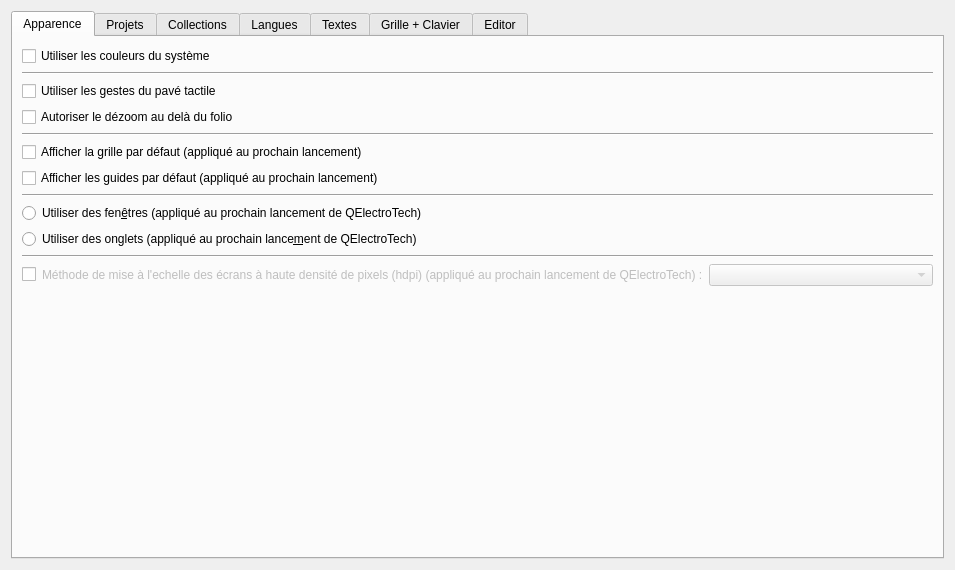
<?xml version="1.0" encoding="UTF-8"?>
<ui version="4.0">
 <class>GeneralConfigurationPage</class>
 <widget class="QWidget" name="GeneralConfigurationPage">
  <property name="geometry">
   <rect>
    <x>0</x>
    <y>0</y>
    <width>955</width>
    <height>570</height>
   </rect>
  </property>
  <property name="windowTitle">
   <string>Form</string>
  </property>
  <layout class="QVBoxLayout" name="verticalLayout_6">
   <item>
    <widget class="QTabWidget" name="tabWidget">
     <property name="currentIndex">
      <number>0</number>
     </property>
     <widget class="QWidget" name="tab_3">
      <attribute name="title">
       <string>Apparence</string>
      </attribute>
      <layout class="QVBoxLayout" name="verticalLayout">
       <item>
        <widget class="QCheckBox" name="m_use_system_color_cb">
         <property name="text">
          <string>Utiliser les couleurs du système</string>
         </property>
        </widget>
       </item>
       <item>
        <widget class="Line" name="line">
         <property name="orientation">
          <enum>Qt::Horizontal</enum>
         </property>
        </widget>
       </item>
       <item>
        <widget class="QCheckBox" name="m_use_gesture_trackpad">
         <property name="text">
          <string>Utiliser les gestes du pavé tactile</string>
         </property>
        </widget>
       </item>
       <item>
        <widget class="QCheckBox" name="m_zoom_out_beyond_folio">
         <property name="text">
          <string>Autoriser le dézoom au delà du folio</string>
         </property>
        </widget>
       </item>
       <item>
        <widget class="Line" name="line_2">
         <property name="orientation">
          <enum>Qt::Horizontal</enum>
         </property>
        </widget>
       </item>
       <item>
        <widget class="QCheckBox" name="grid_startup_cb">
         <property name="text">
          <string>Afficher la grille par défaut (appliqué au prochain lancement)</string>
         </property>
        </widget>
       </item>
       <item>
        <widget class="QCheckBox" name="guides_startup_cb">
         <property name="text">
          <string>Afficher les guides par défaut (appliqué au prochain lancement)</string>
         </property>
        </widget>
       </item>
       <item>
        <widget class="Line" name="line_5">
         <property name="orientation">
          <enum>Qt::Horizontal</enum>
         </property>
        </widget>
       </item>
       <item>
        <widget class="QRadioButton" name="m_use_windows_mode_rb">
         <property name="text">
          <string>Utiliser des fen&amp;êtres (appliqué au prochain lancement de QElectroTech)</string>
         </property>
        </widget>
       </item>
       <item>
        <widget class="QRadioButton" name="m_use_tab_mode_rb">
         <property name="text">
          <string>Utiliser des onglets (appliqué au prochain lance&amp;ment de QElectroTech)</string>
         </property>
        </widget>
       </item>
       <item>
        <widget class="Line" name="line_4">
         <property name="orientation">
          <enum>Qt::Horizontal</enum>
         </property>
        </widget>
       </item>
       <item>
        <widget class="QWidget" name="m_hdpi_round_policy_widget" native="true">
         <layout class="QHBoxLayout" name="horizontalLayout" stretch="0,0,1">
          <property name="leftMargin">
           <number>0</number>
          </property>
          <property name="topMargin">
           <number>0</number>
          </property>
          <property name="rightMargin">
           <number>0</number>
          </property>
          <property name="bottomMargin">
           <number>0</number>
          </property>
          <item>
           <widget class="QCheckBox" name="m_hdpi_round_cb">
            <property name="text">
             <string/>
            </property>
           </widget>
          </item>
          <item>
           <widget class="QLabel" name="m_hdpi_round_label">
            <property name="enabled">
             <bool>false</bool>
            </property>
            <property name="text">
             <string>Méthode de mise à l'echelle des écrans à haute densité de pixels (hdpi) (appliqué au prochain lancement de QElectroTech) :</string>
            </property>
           </widget>
          </item>
          <item>
           <widget class="QComboBox" name="m_hdpi_round_policy_cb">
            <property name="enabled">
             <bool>false</bool>
            </property>
           </widget>
          </item>
         </layout>
        </widget>
       </item>
       <item>
        <spacer name="verticalSpacer">
         <property name="orientation">
          <enum>Qt::Vertical</enum>
         </property>
         <property name="sizeHint" stdset="0">
          <size>
           <width>20</width>
           <height>40</height>
          </size>
         </property>
        </spacer>
       </item>
      </layout>
     </widget>
     <widget class="QWidget" name="tab_4">
      <attribute name="title">
       <string>Projets</string>
      </attribute>
      <layout class="QGridLayout" name="gridLayout_2">
       <item row="1" column="0">
        <widget class="QCheckBox" name="m_use_folio_label">
         <property name="text">
          <string>Utiliser les numéros de folio à la place de leur position dans le projet</string>
         </property>
        </widget>
       </item>
       <item row="3" column="0">
        <widget class="QLabel" name="label">
         <property name="text">
          <string>Sauvegarde automatique des projets (appliqué au prochain lancement de QElectroTech)</string>
         </property>
        </widget>
       </item>
       <item row="3" column="2">
        <widget class="QSpinBox" name="m_autosave_sb">
         <property name="frame">
          <bool>true</bool>
         </property>
         <property name="specialValueText">
          <string>Désactivé</string>
         </property>
         <property name="accelerated">
          <bool>true</bool>
         </property>
         <property name="suffix">
          <string comment="minute"> min</string>
         </property>
         <property name="maximum">
          <number>200</number>
         </property>
         <property name="singleStep">
          <number>10</number>
         </property>
        </widget>
       </item>
       <item row="0" column="0">
        <widget class="QCheckBox" name="m_save_label_paste">
         <property name="text">
          <string>Ne pas conserver les labels des éléments lors des copier coller</string>
         </property>
        </widget>
       </item>
       <item row="4" column="0">
        <spacer name="verticalSpacer_2">
         <property name="orientation">
          <enum>Qt::Vertical</enum>
         </property>
         <property name="sizeHint" stdset="0">
          <size>
           <width>20</width>
           <height>40</height>
          </size>
         </property>
        </spacer>
       </item>
       <item row="3" column="1">
        <spacer name="horizontalSpacer">
         <property name="orientation">
          <enum>Qt::Horizontal</enum>
         </property>
         <property name="sizeHint" stdset="0">
          <size>
           <width>40</width>
           <height>20</height>
          </size>
         </property>
        </spacer>
       </item>
       <item row="2" column="0">
        <widget class="QCheckBox" name="m_border_0">
         <property name="text">
          <string extracomment="Choix de l'increment de depart 1 ou 0">Numéroter les colonnes de cartouche à partir de 0 (1 sinon)</string>
         </property>
        </widget>
       </item>
      </layout>
     </widget>
     <widget class="QWidget" name="tab_5">
      <attribute name="title">
       <string>Collections</string>
      </attribute>
      <layout class="QVBoxLayout" name="verticalLayout_2">
       <item>
        <widget class="QGroupBox" name="groupBox_5">
         <property name="title">
          <string>Accès aux collections</string>
         </property>
         <property name="alignment">
          <set>Qt::AlignLeading|Qt::AlignLeft|Qt::AlignTop</set>
         </property>
         <property name="flat">
          <bool>false</bool>
         </property>
         <layout class="QGridLayout" name="gridLayout">
          <item row="1" column="0">
           <widget class="QLabel" name="label_7">
            <property name="text">
             <string>Répertoire de la collection commune</string>
            </property>
           </widget>
          </item>
          <item row="1" column="1">
           <widget class="QComboBox" name="m_common_elmt_path_cb">
            <item>
             <property name="text">
              <string>Par defaut</string>
             </property>
            </item>
            <item>
             <property name="text">
              <string>Parcourir...</string>
             </property>
            </item>
           </widget>
          </item>
          <item row="2" column="0">
           <widget class="QLabel" name="label_16">
            <property name="text">
             <string>Répertoire de la collection company</string>
            </property>
           </widget>
          </item>
          <item row="2" column="1">
           <widget class="QComboBox" name="m_company_elmt_path_cb">
            <item>
             <property name="text">
              <string>Par defaut</string>
             </property>
            </item>
            <item>
             <property name="text">
              <string>Parcourir...</string>
             </property>
            </item>
           </widget>
          </item>
          <item row="3" column="0">
           <widget class="QLabel" name="label_17">
            <property name="text">
             <string>Répertoire des cartouches company</string>
            </property>
           </widget>
          </item>
          <item row="3" column="1">
           <widget class="QComboBox" name="m_company_tbt_path_cb">
            <item>
             <property name="text">
              <string>Par defaut</string>
             </property>
            </item>
            <item>
             <property name="text">
              <string>Parcourir...</string>
             </property>
            </item>
           </widget>
          </item>
          <item row="4" column="0">
           <widget class="QLabel" name="label_8">
            <property name="text">
             <string>Répertoire de la collection utilisateur</string>
            </property>
           </widget>
          </item>
          <item row="4" column="1">
           <widget class="QComboBox" name="m_custom_elmt_path_cb">
            <item>
             <property name="text">
              <string>Par defaut</string>
             </property>
            </item>
            <item>
             <property name="text">
              <string>Parcourir...</string>
             </property>
            </item>
           </widget>
          </item>
          <item row="5" column="0">
           <widget class="QLabel" name="label_10">
            <property name="text">
             <string>Répertoire des cartouches utilisateur</string>
            </property>
           </widget>
          </item>
          <item row="5" column="1">
           <widget class="QComboBox" name="m_custom_tbt_path_cb">
            <item>
             <property name="text">
              <string>Par defaut</string>
             </property>
            </item>
            <item>
             <property name="text">
              <string>Parcourir...</string>
             </property>
            </item>
           </widget>
          </item>
          <item row="6" column="1">
           <widget class="QLabel" name="label_9">
            <property name="text">
             <string>(Recharger les collections d'éléments pour appliquer les changements)</string>
            </property>
           </widget>
          </item>
          <item row="7" column="0">
           <widget class="QLabel" name="label_23">
            <property name="text">
             <string>Répertoire des Macros utilisateur</string>
            </property>
           </widget>
          </item>
          <item row="7" column="1">
           <widget class="QComboBox" name="m_user_macros_path_cb">
            <item>
             <property name="text">
              <string>Par defaut</string>
             </property>
            </item>
            <item>
             <property name="text">
              <string>Parcourir...</string>
             </property>
            </item>
           </widget>
          </item>
         </layout>
        </widget>
       </item>
       <item>
        <widget class="QGroupBox" name="groupBox_3">
         <property name="title">
          <string>Gestion des éléments</string>
         </property>
         <property name="alignment">
          <set>Qt::AlignLeading|Qt::AlignLeft|Qt::AlignTop</set>
         </property>
         <layout class="QVBoxLayout" name="verticalLayout_4">
          <item>
           <widget class="QCheckBox" name="m_highlight_integrated_elements">
            <property name="text">
             <string>Mettre en valeur dans le panel les éléments fraîchement intégrés</string>
            </property>
           </widget>
          </item>
          <item>
           <widget class="QLabel" name="label_4">
            <property name="text">
             <string>Chaque élément embarque des informations sur ses auteurs, sa licence, ou tout autre renseignement que vous jugerez utile dans un champ libre.
Vous pouvez spécifier ici la valeur par défaut de ce champ pour les éléments que vous créerez :</string>
            </property>
            <property name="scaledContents">
             <bool>false</bool>
            </property>
            <property name="wordWrap">
             <bool>true</bool>
            </property>
           </widget>
          </item>
          <item>
           <widget class="QTextEdit" name="m_default_elements_info">
            <property name="minimumSize">
             <size>
              <width>0</width>
              <height>50</height>
             </size>
            </property>
           </widget>
          </item>
         </layout>
        </widget>
       </item>
      </layout>
     </widget>
     <widget class="QWidget" name="tab_6">
      <attribute name="title">
       <string>Langues</string>
      </attribute>
      <layout class="QGridLayout" name="gridLayout_3">
       <item row="0" column="0">
        <widget class="QComboBox" name="m_lang_cb"/>
       </item>
       <item row="0" column="1">
        <widget class="QLabel" name="label_6">
         <property name="text">
          <string>Appliqué au prochain lancement de QElectroTech</string>
         </property>
        </widget>
       </item>
       <item row="1" column="0">
        <spacer name="verticalSpacer_3">
         <property name="orientation">
          <enum>Qt::Vertical</enum>
         </property>
         <property name="sizeHint" stdset="0">
          <size>
           <width>20</width>
           <height>421</height>
          </size>
         </property>
        </spacer>
       </item>
       <item row="0" column="2">
        <spacer name="horizontalSpacer_2">
         <property name="orientation">
          <enum>Qt::Horizontal</enum>
         </property>
         <property name="sizeHint" stdset="0">
          <size>
           <width>40</width>
           <height>20</height>
          </size>
         </property>
        </spacer>
       </item>
      </layout>
     </widget>
     <widget class="QWidget" name="tab">
      <attribute name="title">
       <string>Textes</string>
      </attribute>
      <layout class="QVBoxLayout" name="verticalLayout_3">
       <item>
        <widget class="QLabel" name="label_15">
         <property name="text">
          <string>Vous pouvez définir ici l'apparence par defaut des differents textes de QElectroTech</string>
         </property>
        </widget>
       </item>
       <item>
        <widget class="Line" name="line_3">
         <property name="orientation">
          <enum>Qt::Horizontal</enum>
         </property>
        </widget>
       </item>
       <item>
        <widget class="QGroupBox" name="groupBox_6">
         <property name="title">
          <string>Textes d'éléments</string>
         </property>
         <layout class="QGridLayout" name="gridLayout_4">
          <item row="2" column="2">
           <widget class="QSpinBox" name="m_dyn_text_width_sb">
            <property name="minimum">
             <number>-1</number>
            </property>
           </widget>
          </item>
          <item row="0" column="0">
           <widget class="QLabel" name="label_12">
            <property name="text">
             <string>Police :</string>
            </property>
           </widget>
          </item>
          <item row="1" column="2">
           <widget class="QSpinBox" name="m_dyn_text_rotation_sb">
            <property name="wrapping">
             <bool>true</bool>
            </property>
            <property name="suffix">
             <string>°</string>
            </property>
            <property name="maximum">
             <number>360</number>
            </property>
           </widget>
          </item>
          <item row="2" column="0">
           <widget class="QLabel" name="label_5">
            <property name="text">
             <string>Longueur :</string>
            </property>
           </widget>
          </item>
          <item row="0" column="2">
           <widget class="QPushButton" name="m_dyn_text_font_pb"/>
          </item>
          <item row="1" column="0">
           <widget class="QLabel" name="label_11">
            <property name="text">
             <string>Rotation :</string>
            </property>
           </widget>
          </item>
          <item row="0" column="1">
           <spacer name="horizontalSpacer_3">
            <property name="orientation">
             <enum>Qt::Horizontal</enum>
            </property>
            <property name="sizeHint" stdset="0">
             <size>
              <width>40</width>
              <height>20</height>
             </size>
            </property>
           </spacer>
          </item>
         </layout>
        </widget>
       </item>
       <item>
        <widget class="QGroupBox" name="groupBox_7">
         <property name="title">
          <string>Textes indépendants</string>
         </property>
         <layout class="QGridLayout" name="gridLayout_7">
          <item row="1" column="0">
           <widget class="QLabel" name="label_14">
            <property name="text">
             <string>Rotation :</string>
            </property>
           </widget>
          </item>
          <item row="0" column="0">
           <widget class="QLabel" name="label_13">
            <property name="text">
             <string>Police :</string>
            </property>
           </widget>
          </item>
          <item row="1" column="2">
           <widget class="QSpinBox" name="m_indi_text_rotation_sb">
            <property name="suffix">
             <string>°</string>
            </property>
            <property name="maximum">
             <number>360</number>
            </property>
           </widget>
          </item>
          <item row="0" column="2">
           <widget class="QPushButton" name="m_indi_text_font_pb">
            <property name="text">
             <string/>
            </property>
           </widget>
          </item>
          <item row="0" column="1">
           <spacer name="horizontalSpacer_7">
            <property name="orientation">
             <enum>Qt::Horizontal</enum>
            </property>
            <property name="sizeHint" stdset="0">
             <size>
              <width>40</width>
              <height>20</height>
             </size>
            </property>
           </spacer>
          </item>
         </layout>
        </widget>
       </item>
       <item>
        <widget class="QGroupBox" name="groupBox_9">
         <property name="title">
          <string>Autres textes</string>
         </property>
         <layout class="QHBoxLayout" name="horizontalLayout_2">
          <item>
           <widget class="QLabel" name="label_3">
            <property name="text">
             <string>Police :</string>
            </property>
           </widget>
          </item>
          <item>
           <spacer name="horizontalSpacer_9">
            <property name="orientation">
             <enum>Qt::Horizontal</enum>
            </property>
            <property name="sizeHint" stdset="0">
             <size>
              <width>40</width>
              <height>20</height>
             </size>
            </property>
           </spacer>
          </item>
          <item>
           <widget class="QPushButton" name="m_font_pb">
            <property name="text">
             <string/>
            </property>
           </widget>
          </item>
         </layout>
        </widget>
       </item>
       <item>
        <spacer name="verticalSpacer_4">
         <property name="orientation">
          <enum>Qt::Vertical</enum>
         </property>
         <property name="sizeHint" stdset="0">
          <size>
           <width>20</width>
           <height>40</height>
          </size>
         </property>
        </spacer>
       </item>
      </layout>
     </widget>
     <widget class="QWidget" name="GrilleClavier">
      <attribute name="title">
       <string>Grille + Clavier</string>
      </attribute>
      <layout class="QVBoxLayout" name="verticalLayout_5">
       <item>
        <layout class="QHBoxLayout" name="horizontalLayout_unit">
         <item>
          <widget class="QLabel" name="label_unit_system">
           <property name="text">
            <string>Unité de dessin :</string>
           </property>
          </widget>
         </item>
         <item>
          <spacer name="horizontalSpacer_unit">
           <property name="orientation">
            <enum>Qt::Horizontal</enum>
           </property>
           <property name="sizeHint" stdset="0">
            <size>
             <width>40</width>
             <height>20</height>
            </size>
           </property>
          </spacer>
         </item>
         <item>
          <widget class="QComboBox" name="m_unit_system_cb">
           <property name="minimumSize">
            <size>
             <width>180</width>
             <height>0</height>
            </size>
           </property>
          </widget>
         </item>
        </layout>
       </item>
       <item>
        <widget class="Line" name="line_unit_sep">
         <property name="orientation">
          <enum>Qt::Horizontal</enum>
         </property>
        </widget>
       </item>
       <item>
        <widget class="QGroupBox" name="groupBox">
         <property name="title">
          <string>Grille : 1 - 30</string>
         </property>
         <property name="flat">
          <bool>false</bool>
         </property>
         <property name="checkable">
          <bool>false</bool>
         </property>
         <layout class="QGridLayout" name="gridLayout_6">
          <item row="0" column="2">
           <widget class="QSpinBox" name="DiagramEditor_xGrid_sb">
            <property name="minimumSize">
             <size>
              <width>80</width>
              <height>0</height>
             </size>
            </property>
            <property name="minimum">
             <number>1</number>
            </property>
            <property name="maximum">
             <number>30</number>
            </property>
            <property name="singleStep">
             <number>1</number>
            </property>
            <property name="value">
             <number>10</number>
            </property>
           </widget>
          </item>
          <item row="1" column="0">
           <widget class="QLabel" name="Label_Diagram_yGrid">
            <property name="text">
             <string>DiagramEditor yGrid</string>
            </property>
           </widget>
          </item>
          <item row="2" column="0">
           <widget class="QLabel" name="Label_Grid_Tip">
            <property name="text">
             <string>La Grille doite etre active pour pouvoir voir les modifications.</string>
            </property>
           </widget>
          </item>
          <item row="1" column="2">
           <widget class="QSpinBox" name="DiagramEditor_yGrid_sb">
            <property name="minimumSize">
             <size>
              <width>80</width>
              <height>0</height>
             </size>
            </property>
            <property name="minimum">
             <number>1</number>
            </property>
            <property name="maximum">
             <number>30</number>
            </property>
            <property name="value">
             <number>10</number>
            </property>
           </widget>
          </item>
          <item row="0" column="0">
           <widget class="QLabel" name="Label_Diagram_xGrid">
            <property name="text">
             <string>DiagramEditor xGrid</string>
            </property>
           </widget>
          </item>
          <item row="0" column="1">
           <spacer name="horizontalSpacer_6">
            <property name="orientation">
             <enum>Qt::Horizontal</enum>
            </property>
            <property name="sizeHint" stdset="0">
             <size>
              <width>40</width>
              <height>20</height>
             </size>
            </property>
           </spacer>
          </item>
         </layout>
        </widget>
       </item>
       <item>
        <widget class="QGroupBox" name="groupBox_2">
         <property name="title">
          <string>Déplacement au clavier : 1 - 30</string>
         </property>
         <layout class="QGridLayout" name="gridLayout_10">
          <item row="0" column="2">
           <widget class="QSpinBox" name="DiagramEditor_xKeyGrid_sb">
            <property name="minimumSize">
             <size>
              <width>80</width>
              <height>0</height>
             </size>
            </property>
            <property name="minimum">
             <number>1</number>
            </property>
            <property name="maximum">
             <number>30</number>
            </property>
            <property name="singleStep">
             <number>1</number>
            </property>
            <property name="value">
             <number>10</number>
            </property>
           </widget>
          </item>
          <item row="1" column="2">
           <widget class="QSpinBox" name="DiagramEditor_yKeyGrid_sb">
            <property name="minimumSize">
             <size>
              <width>80</width>
              <height>0</height>
             </size>
            </property>
            <property name="minimum">
             <number>1</number>
            </property>
            <property name="maximum">
             <number>30</number>
            </property>
            <property name="singleStep">
             <number>1</number>
            </property>
            <property name="value">
             <number>10</number>
            </property>
           </widget>
          </item>
          <item row="0" column="0">
           <widget class="QLabel" name="Label_Diagram_Key_xGrid">
            <property name="text">
             <string>DiagramEditor (touche :   gauche / droite)  xGrid</string>
            </property>
           </widget>
          </item>
          <item row="1" column="0">
           <widget class="QLabel" name="Label_Diagram_Key_yGrid">
            <property name="text">
             <string>DiagramEditor (touche :   haut / bas)  yGrid</string>
            </property>
           </widget>
          </item>
          <item row="0" column="1">
           <spacer name="horizontalSpacer_5">
            <property name="orientation">
             <enum>Qt::Horizontal</enum>
            </property>
            <property name="sizeHint" stdset="0">
             <size>
              <width>40</width>
              <height>20</height>
             </size>
            </property>
           </spacer>
          </item>
         </layout>
        </widget>
       </item>
       <item>
        <widget class="QGroupBox" name="groupBox_4">
         <property name="title">
          <string>Déplacement au clavier avec la touche ALT : 1 - 9</string>
         </property>
         <layout class="QGridLayout" name="gridLayout_11">
          <item row="0" column="1">
           <widget class="QLabel" name="Label_Diagram_Key_xGrid_ALT">
            <property name="text">
             <string>DiagramEditor (touche :   gauche / droite ) xGrid</string>
            </property>
           </widget>
          </item>
          <item row="1" column="3">
           <widget class="QSpinBox" name="DiagramEditor_yKeyGridFine_sb">
            <property name="minimumSize">
             <size>
              <width>80</width>
              <height>0</height>
             </size>
            </property>
            <property name="minimum">
             <number>1</number>
            </property>
            <property name="maximum">
             <number>9</number>
            </property>
            <property name="singleStep">
             <number>1</number>
            </property>
            <property name="value">
             <number>1</number>
            </property>
           </widget>
          </item>
          <item row="1" column="1">
           <widget class="QLabel" name="Label_Diagram_Key_yGrid_ALT">
            <property name="text">
             <string>DiagramEditor (touche :  haut / bas)  yGrid</string>
            </property>
           </widget>
          </item>
          <item row="0" column="3">
           <widget class="QSpinBox" name="DiagramEditor_xKeyGridFine_sb">
            <property name="minimumSize">
             <size>
              <width>80</width>
              <height>0</height>
             </size>
            </property>
            <property name="minimum">
             <number>1</number>
            </property>
            <property name="maximum">
             <number>9</number>
            </property>
            <property name="singleStep">
             <number>1</number>
            </property>
            <property name="value">
             <number>1</number>
            </property>
           </widget>
          </item>
          <item row="0" column="2">
           <spacer name="horizontalSpacer_4">
            <property name="orientation">
             <enum>Qt::Horizontal</enum>
            </property>
            <property name="sizeHint" stdset="0">
             <size>
              <width>40</width>
              <height>20</height>
             </size>
            </property>
           </spacer>
          </item>
         </layout>
        </widget>
       </item>
       <item>
        <widget class="QGroupBox" name="groupBox_8">
         <property name="title">
          <string>Affichage Grille</string>
         </property>
         <layout class="QGridLayout" name="gridLayout_5">
          <item row="0" column="2">
           <widget class="QLabel" name="label_19">
            <property name="text">
             <string>min:</string>
            </property>
           </widget>
          </item>
          <item row="0" column="5">
           <widget class="QSpinBox" name="DiagramEditor_Grid_PointSize_max_sb">
            <property name="minimumSize">
             <size>
              <width>60</width>
              <height>0</height>
             </size>
            </property>
            <property name="minimum">
             <number>1</number>
            </property>
            <property name="maximum">
             <number>5</number>
            </property>
           </widget>
          </item>
          <item row="0" column="1">
           <spacer name="horizontalSpacer_10">
            <property name="orientation">
             <enum>Qt::Horizontal</enum>
            </property>
            <property name="sizeHint" stdset="0">
             <size>
              <width>555</width>
              <height>20</height>
             </size>
            </property>
           </spacer>
          </item>
          <item row="1" column="3">
           <widget class="QSpinBox" name="ElementEditor_Grid_PointSize_min_sb">
            <property name="minimumSize">
             <size>
              <width>60</width>
              <height>0</height>
             </size>
            </property>
            <property name="minimum">
             <number>1</number>
            </property>
            <property name="maximum">
             <number>5</number>
            </property>
           </widget>
          </item>
          <item row="0" column="0">
           <widget class="QLabel" name="Label_Diagram_Grid_PointSize">
            <property name="text">
             <string>Taille des points de la grille de Diagram-Editor : 1 - 5</string>
            </property>
           </widget>
          </item>
          <item row="0" column="3">
           <widget class="QSpinBox" name="DiagramEditor_Grid_PointSize_min_sb">
            <property name="minimumSize">
             <size>
              <width>60</width>
              <height>0</height>
             </size>
            </property>
            <property name="minimum">
             <number>1</number>
            </property>
            <property name="maximum">
             <number>5</number>
            </property>
           </widget>
          </item>
          <item row="1" column="5">
           <widget class="QSpinBox" name="ElementEditor_Grid_PointSize_max_sb">
            <property name="minimumSize">
             <size>
              <width>60</width>
              <height>0</height>
             </size>
            </property>
            <property name="minimum">
             <number>1</number>
            </property>
            <property name="maximum">
             <number>5</number>
            </property>
           </widget>
          </item>
          <item row="1" column="4">
           <widget class="QLabel" name="label_21">
            <property name="text">
             <string>max:</string>
            </property>
           </widget>
          </item>
          <item row="0" column="4">
           <widget class="QLabel" name="label_18">
            <property name="text">
             <string>max:</string>
            </property>
           </widget>
          </item>
          <item row="1" column="2">
           <widget class="QLabel" name="label_22">
            <property name="text">
             <string>min:</string>
            </property>
           </widget>
          </item>
          <item row="1" column="0">
           <widget class="QLabel" name="label_20">
            <property name="text">
             <string>Taille des points de la grille de l'éditeur d'éléments : 1 - 5</string>
            </property>
           </widget>
          </item>
         </layout>
        </widget>
       </item>
       <item>
        <spacer name="verticalSpacer_5">
         <property name="orientation">
          <enum>Qt::Vertical</enum>
         </property>
         <property name="sizeHint" stdset="0">
          <size>
           <width>20</width>
           <height>40</height>
          </size>
         </property>
        </spacer>
       </item>
      </layout>
     </widget>
     <widget class="QWidget" name="Editor">
      <attribute name="title">
       <string>Editor</string>
      </attribute>
      <layout class="QVBoxLayout" name="verticalLayout_7">
       <item>
        <layout class="QHBoxLayout" name="horizontalLayout_1">
         <item>
          <widget class="QLabel" name="label_1">
           <property name="text">
            <string>Max. parts in Element Editor List</string>
           </property>
          </widget>
         </item>
         <item>
          <spacer name="horizontalSpacer_8">
           <property name="orientation">
            <enum>Qt::Horizontal</enum>
           </property>
           <property name="sizeHint" stdset="0">
            <size>
             <width>40</width>
             <height>20</height>
            </size>
           </property>
          </spacer>
         </item>
         <item>
          <widget class="QSpinBox" name="MaxPartsElementEditorList_sb">
           <property name="minimum">
            <number>1</number>
           </property>
           <property name="maximum">
            <number>10000</number>
           </property>
           <property name="value">
            <number>200</number>
           </property>
          </widget>
         </item>
        </layout>
       </item>
       <item>
        <spacer name="verticalSpacer_6">
         <property name="orientation">
          <enum>Qt::Vertical</enum>
         </property>
         <property name="sizeHint" stdset="0">
          <size>
           <width>20</width>
           <height>40</height>
          </size>
         </property>
        </spacer>
       </item>
      </layout>
     </widget>
    </widget>
   </item>
  </layout>
 </widget>
 <tabstops>
  <tabstop>m_use_system_color_cb</tabstop>
  <tabstop>m_use_gesture_trackpad</tabstop>
  <tabstop>m_zoom_out_beyond_folio</tabstop>
  <tabstop>m_use_windows_mode_rb</tabstop>
  <tabstop>m_use_tab_mode_rb</tabstop>
  <tabstop>m_save_label_paste</tabstop>
  <tabstop>m_use_folio_label</tabstop>
  <tabstop>m_border_0</tabstop>
  <tabstop>m_autosave_sb</tabstop>
  <tabstop>m_common_elmt_path_cb</tabstop>
  <tabstop>m_custom_elmt_path_cb</tabstop>
  <tabstop>m_custom_tbt_path_cb</tabstop>
  <tabstop>m_highlight_integrated_elements</tabstop>
  <tabstop>m_default_elements_info</tabstop>
  <tabstop>m_lang_cb</tabstop>
  <tabstop>m_dyn_text_font_pb</tabstop>
  <tabstop>m_dyn_text_rotation_sb</tabstop>
  <tabstop>m_dyn_text_width_sb</tabstop>
  <tabstop>m_indi_text_font_pb</tabstop>
  <tabstop>m_indi_text_rotation_sb</tabstop>
  <tabstop>m_font_pb</tabstop>
  <tabstop>DiagramEditor_xGrid_sb</tabstop>
  <tabstop>DiagramEditor_yGrid_sb</tabstop>
  <tabstop>DiagramEditor_xKeyGrid_sb</tabstop>
  <tabstop>DiagramEditor_yKeyGrid_sb</tabstop>
  <tabstop>DiagramEditor_xKeyGridFine_sb</tabstop>
  <tabstop>DiagramEditor_yKeyGridFine_sb</tabstop>
 </tabstops>
 <resources/>
 <connections/>
</ui>
